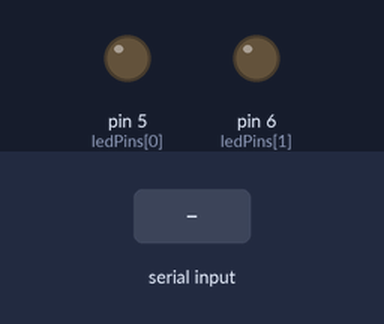
The sketch below on a simulated Arduino Uno, built with avr-gcc and run on an emulated ATmega328P. Shown: output pins drawn as LEDs (lit = HIGH). The test bench sets the inputs (shaded band).

Above: at 1.2 s.
1.3 s: "1" received over Serial
At 2.0 s:
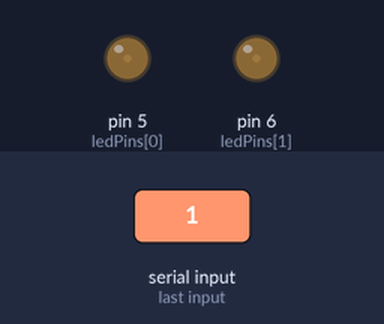
2.8 s: "2" received over Serial
At 3.1 s:
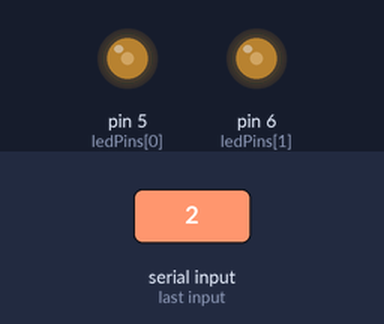
4.3 s: "3" received over Serial
At 5.5 s:
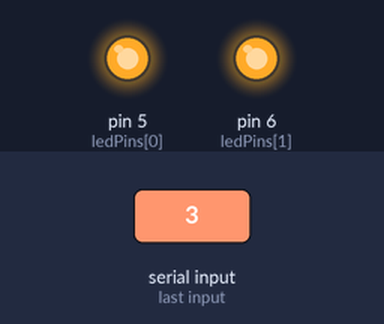
Timing chart, 0 to 7.3 s (numbered marks = the images above; inputs shaded):
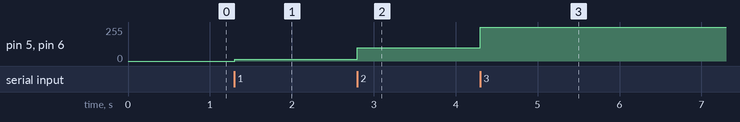

The sketch:

P4.ino
```cpp
int ledPins[] = {5, 6};
int numLeds = sizeof(ledPins) / sizeof(ledPins[0]);

void setup() {
  Serial.begin(9600);
  for (int i = 0; i < numLeds; i++) {
    pinMode(ledPins[i], OUTPUT);
  }
}

void loop() {
  if (Serial.available() > 0) {
    char voz = Serial.read();
    switch (voz) {
          case '1':
            analogWrite(ledPins[0], 15);
            analogWrite(ledPins[1], 15);
            break;
          case '2':
            analogWrite(ledPins[0], 100);
            analogWrite(ledPins[1], 100);
            break;
          case '3':
            analogWrite(ledPins[0], 255);
            analogWrite(ledPins[1], 255);
            break;
      }
}


}
```

Measured:
- after the input at 1.3 s, pin 5 (ledPins[0]), pin 6 (ledPins[1]): 0/255 → 15/255 at once
- after the input at 2.8 s, pin 5 (ledPins[0]), pin 6 (ledPins[1]): 15/255 → 100/255 at once
- after the input at 4.3 s, pin 5 (ledPins[0]), pin 6 (ledPins[1]): 100/255 → 255/255 at once
